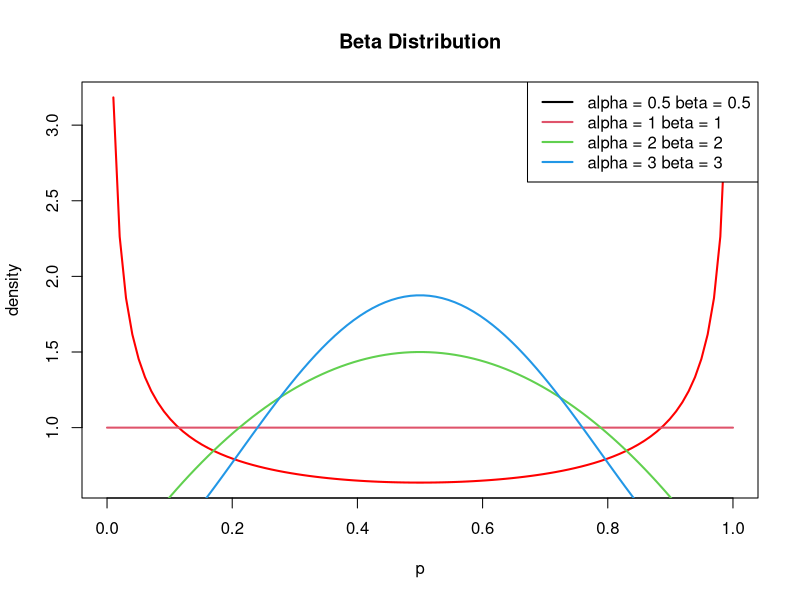
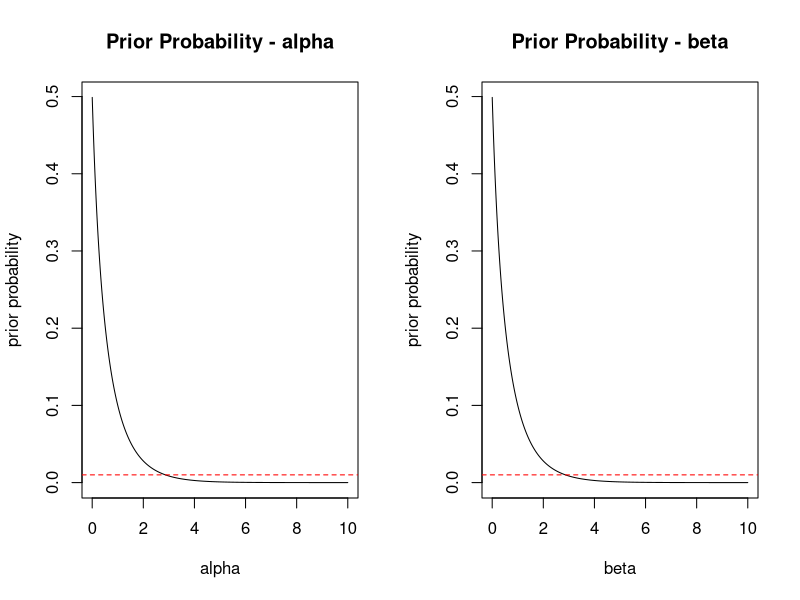
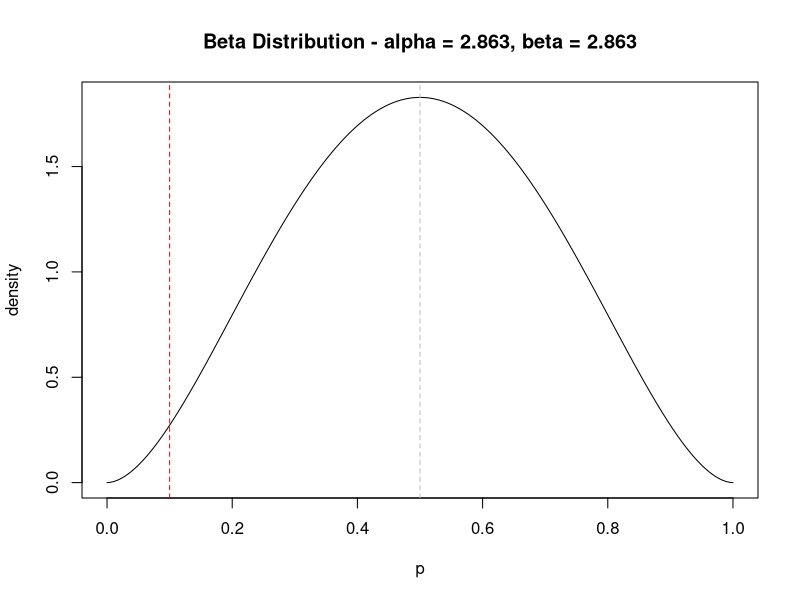
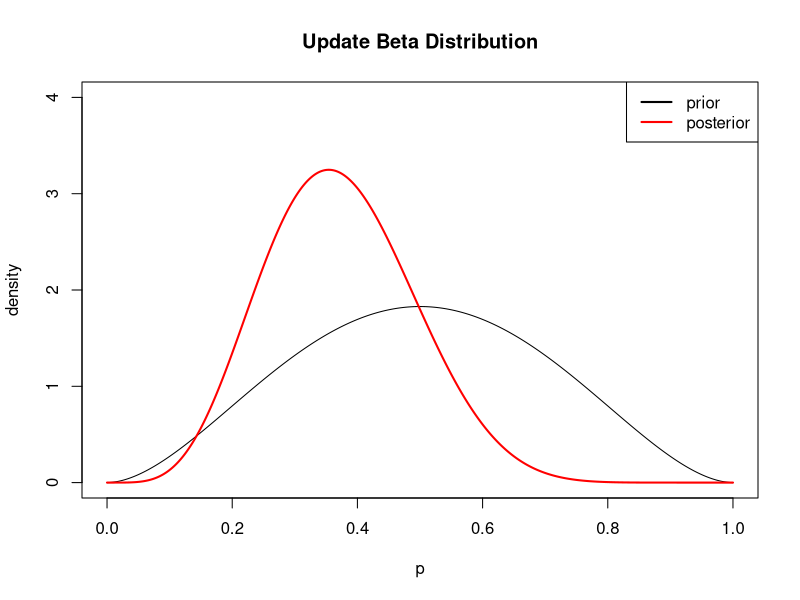

These figures' R source, in order:
library(dplyr)
library(data.table)
library(knitr)
# plot beta distribution for different values of alpha and beta
# save the plot as beta_distribution.png

png("./work/docs/math/images/beta_distribution.png", width = 6, height = 5,
                units = "in", res = 300)
p = seq(0, 1, length.out = 100)
alpha = c(0.5, 1, 2, 3)
beta = c(0.5, 1, 2, 3)
plot(p, dbeta(p, alpha[1], beta[1]), type = "l", col = "red", lwd = 2, 
    xlab = "p", ylab = "density", main = "Beta Distribution")
for (i in 2:length(alpha)) {
    lines(p, dbeta(p, alpha[i], beta[i]), col = i, lwd = 2)
}
legend("topright", legend = paste("alpha =", alpha, "beta =", beta), 
    col = 1:length(alpha), lty = 1, lwd = 2)
dev.off()


# find values of alpha and beta that satify the following conditions:
# E[p] = 0.5
# P(p < 0.01) = 0.01

# prior probability of success
# the value can be changed based on the prior knowledge
# in practice, we set up alpha and beta and search for 
# the value of p that satisfies the conditions
prior_p = 100/1000 
prior_mean = 500/1000

# generate a grid of alpha and beta
alpha = seq(0.001, 10, length.out = 1000)
beta = alpha * (1 - prior_mean) / prior_mean

# calcuate the prior probability based on beta distribution
prior = pbeta(prior_p, alpha, beta)

# plot the prior probability for alpha and beta in two plots and
# combine them into one plot

png("../math/images/beta_prior.png", width = 8, height = 4,
                units = "in", res = 300)
par(mfrow = c(1, 2))
plot(alpha, prior, type = "l", xlab = "alpha",
            ylab = "prior probability", 
            main = "Prior Probability - alpha")
abline(h=0.01, col="red", lty=2)

plot(beta, prior, type = "l", xlab = "beta",
            ylab = "prior probability", 
            main = "Prior Probability - beta")
abline(h=0.01, col="red", lty=2)
dev.off()

# get alpha and beta that satisfy the conditions
# calculate the probability that is close to 0.01
p_dist = abs(prior-0.01)
idx = which(p_dist == min(p_dist))
alpha[idx]  # 2.863
beta[idx]  # 2.863

# plot the beta distribution for the values of alpha and beta
png("../math/images/beta_prior2.png", width = 6, height = 4,
                units = "in", res = 300)
p_seq = seq(0, 1, length.out = 1000)
plot(p_seq, dbeta(p_seq, alpha[idx], beta[idx]), type = "l", 
    xlab = "p", ylab = "density", 
    main = "Beta Distribution - alpha = 2.863, beta = 2.863")
abline(v = prior_p, col = "red", lty = 2)
abline(v = prior_mean, col="gray", lty=2)
dev.off()


# calculate the posterior probability of success
x = 3
n = 10

# prior probability of success for three categories
# good player, average player, bad player
binom_p = c(0.7, 0.5, 0.1)
prior = c(0.2, 0.75, 0.05)
# calculate the likelihood of success
likelihood = dbinom(x, n, binom_p)

# 0.0090016920.11718750.057395628
# each category has a different likelihood of success

# calculate the posterior probability of success
posterior = likelihood * prior / sum(likelihood * prior)

# create a data frame to store the results
df = data.frame(binom_p, prior, likelihood, posterior)
names(df) = c("binom_p", "prior", "likelihood", "posterior")

df %>%
    round(3) %>%
    kable("markdown", align = "c")


# posterior probability based on continuous beta distribution
# prior probability of success
png("../math/images/beta_prior3.png", width = 6, height = 4,
                units = "in", res = 300)
x = 3
n = 10
p_seq = seq(0, 1, length.out = 1000)
plot(p_seq, dbeta(p_seq, alpha[idx], beta[idx]), type = "l", 
    xlab = "p", ylab = "density", ylim = c(0, 4),
    main = "Update Beta Distribution")
lines(p_seq, dbeta(p_seq, alpha[idx] + x, beta[idx] + n - x), 
    col = "red", lwd = 2)
legend("topright", legend = c("prior", "posterior"), 
    col = c("black", "red"), lty = 1, lwd = 2)
dev.off()